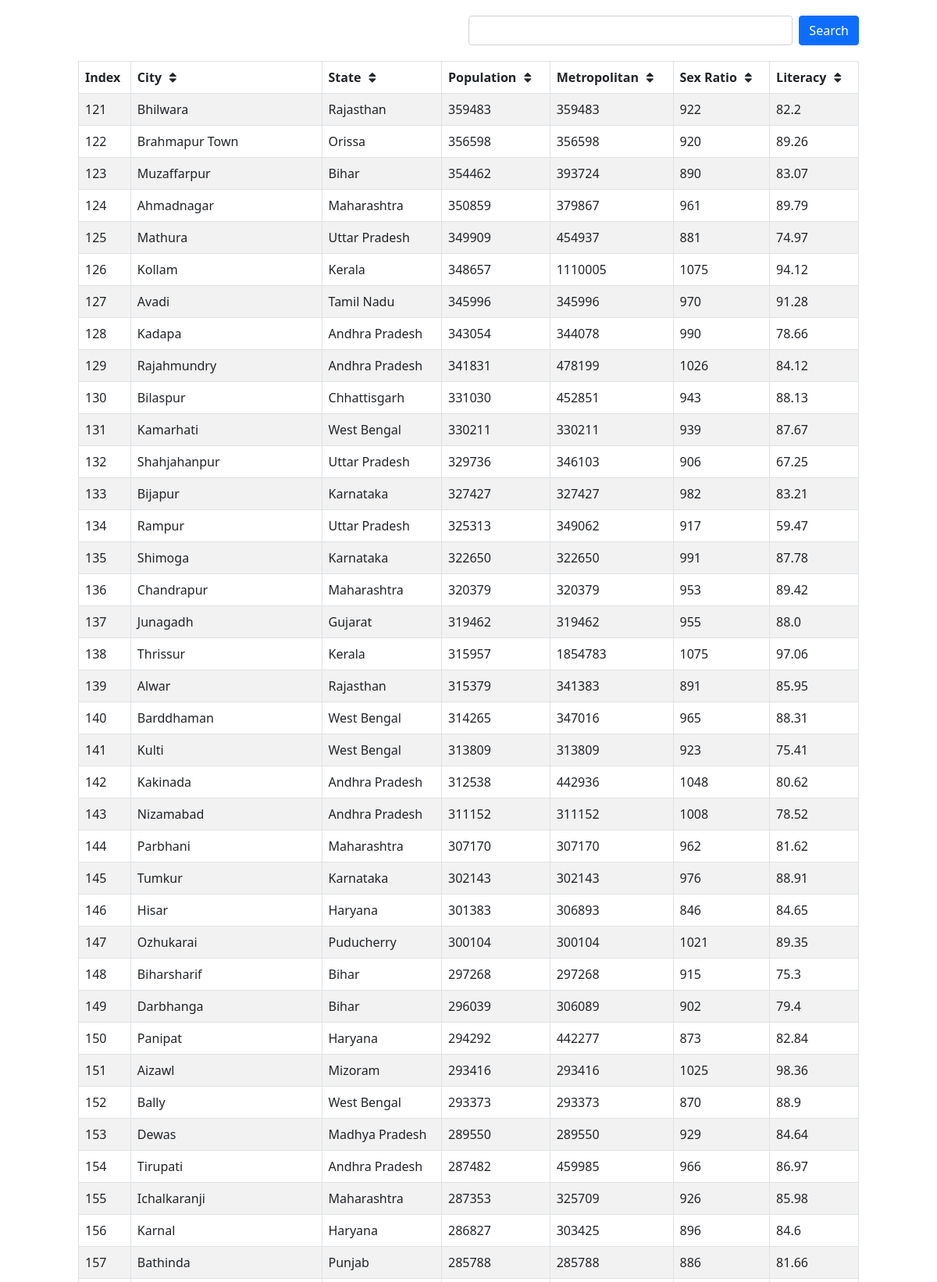
The page /example/cities?&page=3 (upper part) on the database its author committed.
### demoapp/models.py (models this page shows)
class City(models.Model):
    city=models.CharField(max_length=64)
    state=models.CharField(max_length=64)
    population=models.IntegerField()
    metropolitan=models.IntegerField()
    sex_ratio=models.IntegerField()
    literacy=models.FloatField()

### demoapp/views.py (the view)
# urls.py: path('example/cities', paginated_view)
def paginated_view(request):
    page = int(request.GET.get('page', 1))
    per_page = 60
    data = City.objects.all()
    if 'search' in request.GET:
        search = request.GET.get('search')
        data = data.filter(Q(city__icontains = search) | Q(state__icontains = search))
    if 'sortby' in request.GET:
        sort_by = request.GET.get('sortby').split(',')
        model_fields = [z.name for z in City._meta.get_fields()]
        sort_by = [z for z in sort_by if z.lstrip('-') in model_fields]
        data = data.order_by(*sort_by)
    N = len(data)
    page_count = math.ceil(N/per_page)
    start = (page-1)*per_page
    end = page*per_page
    data = data[start:end]
    for i, d in enumerate(data):
        d.index = start+i+1
    request_get = request.GET.copy()
    if 'page' in request_get:
        del request_get['page']
    context = {'cities': data,
            'current_page': page,
            'pages': list(range(1, page_count+1)),
            'page_count': page_count,
            'prev_page_number': page-1,
            'next_page_number': page+1,
            'page_url_prefix': request.path + '?' + urllib.parse.urlencode(request_get) + '&page='
            }
    return render(request, 'show_results.html', context)

### templates/show_results.html (shortened to what this page needs)
{% load static %}
<!DOCTYPE html>
<head>
  <link href={% static 'css/bootstrap.min.css' %} rel="stylesheet">
  <link href={% static 'css/mystyle.css' %} rel="stylesheet">
  <link href="//maxcdn.bootstrapcdn.com/font-awesome/4.1.0/css/font-awesome.min.css" rel="stylesheet">
</head>
<body>
  <div class="main-content conf-margin">
    <div class="d-flex my-search-bar">
      <input id="searchbox" type="text" class="form-control me-2">
      <button id="searchbtn" class="btn btn-primary">Search</button>
    </div>
    <div class="table-space">
      <table class="table table-bordered table-striped sortable">
        <thead>
          <tr>
            <th class="table-head">Index</th>
            <th class="table-head" onclick="sortTable('city')">City  <i id="icon_city" class="fa fa-fw fa-sort"></i></th>
            <th class="table-head" onclick="sortTable('state')">State  <i id="icon_state" class="fa fa-fw fa-sort"></i></th>
            <th class="table-head" onclick="sortTable('population')">Population  <i id="icon_population" class="fa fa-fw fa-sort"></i></th>
            <th class="table-head" onclick="sortTable('metropolitan')">Metropolitan  <i id="icon_metropolitan" class="fa fa-fw fa-sort"></i></th>
            <th class="table-head" onclick="sortTable('sex_ratio')">Sex Ratio  <i id="icon_sex_ratio" class="fa fa-fw fa-sort"></i></th>
            <th class="table-head" onclick="sortTable('literacy')">Literacy  <i id="icon_literacy" class="fa fa-fw fa-sort"></i></th>
          </tr>
        </thead>
        <tbody>
          {% for city in cities %}
          <tr>
            <td>{{city.index}}</td>
            <td>{{city.city}}</td>
            <td>{{city.state}}</td>
            <td>{{city.population}}</td>
            <td>{{city.metropolitan}}</td>
            <td>{{city.sex_ratio}}</td>
            <td>{{city.literacy}}</td>
          </tr>
          {% endfor %}
        </tbody>
      </table>
    </div>
  </div>
</body>

### static/css/mystyle.css (style rules this page uses)
.main-content { margin-top: 20px; margin-right: 100px; margin-right: 100px; margin-left: 100px; }
.my-search-bar { margin-left: 50%; }
.table-space { margin-top: 20px; }

### rows shown on the page
City: index "121", city "Bhilwara", state "Rajasthan", population "359483", metropolitan "359483", sex_ratio "922", literacy "82.2"
City: index "122", city "Brahmapur Town", state "Orissa", population "356598", metropolitan "356598", sex_ratio "920", literacy "89.26"
City: index "123", city "Muzaffarpur", state "Bihar", population "354462", metropolitan "393724", sex_ratio "890", literacy "83.07"
City: index "124", city "Ahmadnagar", state "Maharashtra", population "350859", metropolitan "379867", sex_ratio "961", literacy "89.79"
City: index "125", city "Mathura", state "Uttar Pradesh", population "349909", metropolitan "454937", sex_ratio "881", literacy "74.97"
City: index "126", city "Kollam", state "Kerala", population "348657", metropolitan "1110005", sex_ratio "1075", literacy "94.12"
City: index "127", city "Avadi", state "Tamil Nadu", population "345996", metropolitan "345996", sex_ratio "970", literacy "91.28"
City: index "128", city "Kadapa", state "Andhra Pradesh", population "343054", metropolitan "344078", sex_ratio "990", literacy "78.66"
City: index "129", city "Rajahmundry", state "Andhra Pradesh", population "341831", metropolitan "478199", sex_ratio "1026", literacy "84.12"
City: index "130", city "Bilaspur", state "Chhattisgarh", population "331030", metropolitan "452851", sex_ratio "943", literacy "88.13"
City: index "131", city "Kamarhati", state "West Bengal", population "330211", metropolitan "330211", sex_ratio "939", literacy "87.67"
City: index "132", city "Shahjahanpur", state "Uttar Pradesh", population "329736", metropolitan "346103", sex_ratio "906", literacy "67.25"
City: index "133", city "Bijapur", state "Karnataka", population "327427", metropolitan "327427", sex_ratio "982", literacy "83.21"
City: index "134", city "Rampur", state "Uttar Pradesh", population "325313", metropolitan "349062", sex_ratio "917", literacy "59.47"
City: index "135", city "Shimoga", state "Karnataka", population "322650", metropolitan "322650", sex_ratio "991", literacy "87.78"
City: index "136", city "Chandrapur", state "Maharashtra", population "320379", metropolitan "320379", sex_ratio "953", literacy "89.42"
City: index "137", city "Junagadh", state "Gujarat", population "319462", metropolitan "319462", sex_ratio "955", literacy "88.0"
City: index "138", city "Thrissur", state "Kerala", population "315957", metropolitan "1854783", sex_ratio "1075", literacy "97.06"
City: index "139", city "Alwar", state "Rajasthan", population "315379", metropolitan "341383", sex_ratio "891", literacy "85.95"
City: index "140", city "Barddhaman", state "West Bengal", population "314265", metropolitan "347016", sex_ratio "965", literacy "88.31"
City: index "141", city "Kulti", state "West Bengal", population "313809", metropolitan "313809", sex_ratio "923", literacy "75.41"
City: index "142", city "Kakinada", state "Andhra Pradesh", population "312538", metropolitan "442936", sex_ratio "1048", literacy "80.62"
City: index "143", city "Nizamabad", state "Andhra Pradesh", population "311152", metropolitan "311152", sex_ratio "1008", literacy "78.52"
City: index "144", city "Parbhani", state "Maharashtra", population "307170", metropolitan "307170", sex_ratio "962", literacy "81.62"
City: index "145", city "Tumkur", state "Karnataka", population "302143", metropolitan "302143", sex_ratio "976", literacy "88.91"
City: index "146", city "Hisar", state "Haryana", population "301383", metropolitan "306893", sex_ratio "846", literacy "84.65"
City: index "147", city "Ozhukarai", state "Puducherry", population "300104", metropolitan "300104", sex_ratio "1021", literacy "89.35"
City: index "148", city "Biharsharif", state "Bihar", population "297268", metropolitan "297268", sex_ratio "915", literacy "75.3"
City: index "149", city "Darbhanga", state "Bihar", population "296039", metropolitan "306089", sex_ratio "902", literacy "79.4"
City: index "150", city "Panipat", state "Haryana", population "294292", metropolitan "442277", sex_ratio "873", literacy "82.84"
City: index "151", city "Aizawl", state "Mizoram", population "293416", metropolitan "293416", sex_ratio "1025", literacy "98.36"
City: index "152", city "Bally", state "West Bengal", population "293373", metropolitan "293373", sex_ratio "870", literacy "88.9"
City: index "153", city "Dewas", state "Madhya Pradesh", population "289550", metropolitan "289550", sex_ratio "929", literacy "84.64"
City: index "154", city "Tirupati", state "Andhra Pradesh", population "287482", metropolitan "459985", sex_ratio "966", literacy "86.97"
City: index "155", city "Ichalkaranji", state "Maharashtra", population "287353", metropolitan "325709", sex_ratio "926", literacy "85.98"
City: index "156", city "Karnal", state "Haryana", population "286827", metropolitan "303425", sex_ratio "896", literacy "84.6"
City: index "157", city "Bathinda", state "Punjab", population "285788", metropolitan "285788", sex_ratio "886", literacy "81.66"
